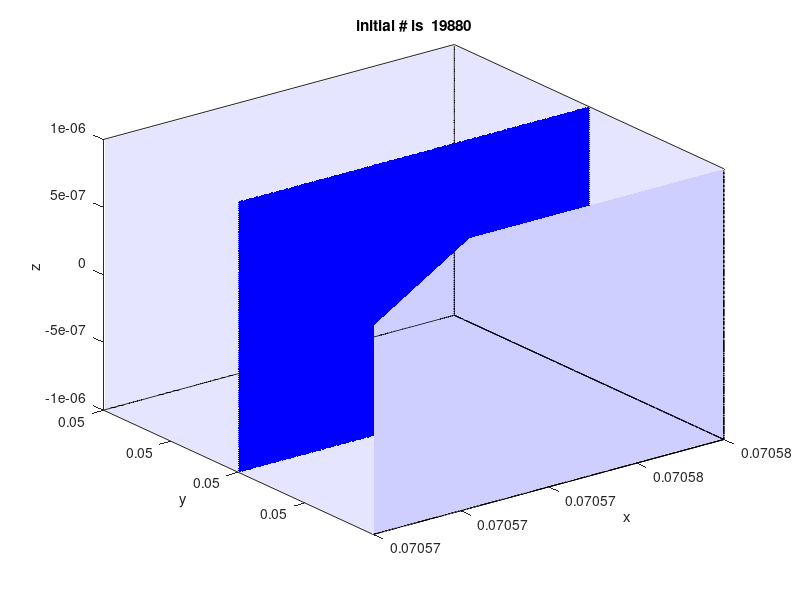

MATLAB code to generate this figure: (Note: this script raises an error after producing the figure.)
%%  this function require the desired particle number, 
% the spatial limit position. generate the frame, ainj file to initial Fluent DPM.
% read the dpm file in order to use the first 2 lines

%% use this if donot want to specify velocitypart
% define the particle number, spatial limits


particle_number=19500; % define the particle number
% x=0  % for case 7
% y=0
% z=300/1000

x=0.070575  % for case 11
y=0.05 
z=0

dx=1/1000/1000
x_up=x+dx;  %define spatial position in meter
x_low=x-dx; 
y_up=y+dx; 
y_low=y-dx; 
z_up=z+dx; 
z_low=z-dx; 
%% for the given vertex position, plot the frame of a cubic;
p1=[x_up y_low z_low];
p2=[x_up y_up z_low];
p3=[x_low y_up z_low];
p4=[x_low y_low z_low];
p5=[x_up y_low z_up];
p6=[x_up y_up z_up];
p7=[x_low y_up z_up];
p8=[x_low y_low z_up];
x=[p1(1) p2(1) p1(1) p1(1) p5(1) p3(1);
      p2(1) p3(1) p2(1) p4(1) p6(1) p7(1);
      p3(1) p7(1) p6(1) p8(1) p7(1) p8(1);
      p4(1) p6(1) p5(1) p5(1) p8(1) p4(1)];
y=[p1(2) p2(2) p1(2) p1(2) p5(2) p3(2);
      p2(2) p3(2) p2(2) p4(2) p6(2) p7(2);
      p3(2) p7(2) p6(2) p8(2) p7(2) p8(2);
      p4(2) p6(2) p5(2) p5(2) p8(2) p4(2)];
z=[p1(3) p2(3) p1(3) p1(3) p5(3) p3(3);
      p2(3) p3(3) p2(3) p4(3) p6(3) p7(3);
      p3(3) p7(3) p6(3) p8(3) p7(3) p8(3);
      p4(3) p6(3) p5(3) p5(3) p8(3) p4(3)];
fill3(x,y,z, 'b','facealpha',0.1)
hold on;
%% calculate the node position
xlengh=x_up-x_low;
ylengh=y_up-y_low;
zlengh=z_up-z_low;
% elememt_len=(xlengh*ylengh*zlengh/particle_number)^(1/3);
elememt_len=(xlengh*1*zlengh/particle_number)^(1/2);
elen_x=xlengh/elememt_len;
elen_y=ylengh/elememt_len;
elen_y=1;
elen_z=zlengh/elememt_len;
elen_x=ceil(elen_x); % get element nember to generate the location of desired number particles
elen_y=ceil(elen_y);
elen_z=ceil(elen_z+2);
% i denotes x  j denotes y  k denotes z
% generate node postion
for i=1:elen_x+1   
nodepos_x(i)=xlengh/elen_x*(i-1)+x_low;
end
for i=1:elen_y+1
nodepos_y(i)=ylengh/elen_y*(i-1)+y_low;
end
for i=1:elen_z+1
nodepos_z(i)=zlengh/elen_z*(i-1)+z_low;
end
%% generate element position
d=1;
ele_location=zeros(3,elen_x*elen_y*elen_z);
for k=1:elen_z     %generate layer by layer                           
    cell_z=(nodepos_z(k)+nodepos_z(k+1))/2;  %calculate the z position of every particle
    for j=1:  elen_y    
        for i=1:elen_x         
            cell_x=(nodepos_x(i)+nodepos_x(i+1))/2;
            cell_y=(nodepos_y(j)+nodepos_y(j+1))/2;            
            ele_location(1,d)=cell_x;
            ele_location(2,d)=cell_y;
            ele_location(3,d)=cell_z;
            d=d+1;
        end
    end
end
%% 
plot3(ele_location(1,:),ele_location(2,:),ele_location(3,:),'b.','MarkerSize',7);
% axis equal
xlim([x_low  x_up])
ylim([y_low  y_up])
zlim([z_low  z_up])
xlabel('x')
ylabel('y')
zlabel('z')
title(['initial # is  ' num2str(elen_x*elen_y*elen_z)])  
hold off;
%% read .dpm file to use the first two lines
filename1='sample.dpm';
data = importdata(filename1);
% com=data;
siz=size(data);
siz=siz(1);
for i=3:1:siz
data{i}(1)=[];
data{i}(1)=[];
    for j=1:1:16
        data{i}(155)=[];
    end  
data{i}=str2num(data{i});    
end
%% generate writeinfo
numberpart=zeros(elen_x*elen_y*elen_z+2,12);
load('r_sample.mat');
X=X/1000000; % convert to m
d=X(1:elen_x*elen_y*elen_z+2).';
mass=4/3*pi*(d./2).^3*3600; % calculate the mass, 1000 is the density. 
numberpart(:,7)=d ;%8e-5;  %define the diameter
numberpart(:,8)=300; %define Temperature
numberpart(:,9)=2.1368e-23; %define mass-flow
numberpart(:,10)=mass;%4.189e-15;%2.68e-10; %define the mass
numberpart(:,11)=7.9705e-14; % define  frequency  
          
for i=1:elen_x*elen_y*elen_z %assign xyz postion to numberpart
numberpart(i+2,1:3)=ele_location(:,i);  
writeinfo{i+2,1}=num2str(numberpart(i+2,:));
writeinfo{i+2,1}=['(( ' writeinfo{i+2,1} ') )'];
end
writeinfo{1}=data{1};
writeinfo{2}=data{2}; 
filename1=num2str(elen_x*elen_y*elen_z);
fid=fopen(['E:\desktop\temp\' filename1 '_2e-6.inj'],'wt');
disp(['generating E:\desktop\temp\' filename1 '.inj....']);
for i=1:elen_x*elen_y*elen_z+2
writ=writeinfo{i};
fprintf(fid,'%s\n',writ);
end
fclose(fid);



% %% Use this if want to connect particle tracking
% load('E:\desktop\CFD\Raceway_pond_and_Peers_PBR_03132016--\connect study\Connect procedure\velocitypart')
% % velocitypart=single(velocitypart);
% %% read .dpm file to use the first two lines
% writeinfo=[]
% filename1='sample.dpm';
% data = importdata(filename1);
% % com=data;
% for i=3:1:length(data)
% data{i}(1)=[];
% data{i}(1)=[];
%     for j=1:1:16
%         data{i}(155)=[];
%     end  
% data{i}=str2num(data{i});    
% end
% numberpart=zeros(number+2,12);
% d=2e-6; %8e-5;
% mass=4/3*pi*(d/2)^3*1000; % calculate the mass
% numberpart(:,7)=d ;%8e-5;  %define the diameter
% % numberpart(:,8)=300; %define Temperature
% numberpart(:,9)=2.1368e-23; %define mass-flow
% numberpart(:,10)=mass;%4.189e-15;%2.68e-10; %define the mass
% numberpart(:,11)=7.9705e-14; % define  frequency  
% numberpart(number+3:end,:)=[];
% for i=1:number
%     numberpart(i+2,1:6)=velocitypart(i+2,1:6);
%     numberpart(i+2,8)=i+9000000-1;  % Use a high number can improve the consistence!
%     writeinfo{i+2,1}=num2str(numberpart(i+2,:));
%     writeinfo{i+2,1}=['(( ' writeinfo{i+2,1} ') )'];
% end
% writeinfo{1}=data{1};
% writeinfo{2}=data{2}; 
% fid=fopen(['E:\desktop\temp\' num2str(number) '_for connect1111.inj'],'wt');
% disp(['generating E:\desktop\temp\' num2str(number) '_for connect.inj']);
% for i=1:number
% writ=writeinfo{i};
% fprintf(fid,'%s\n',writ);
% end
% fclose(fid);
